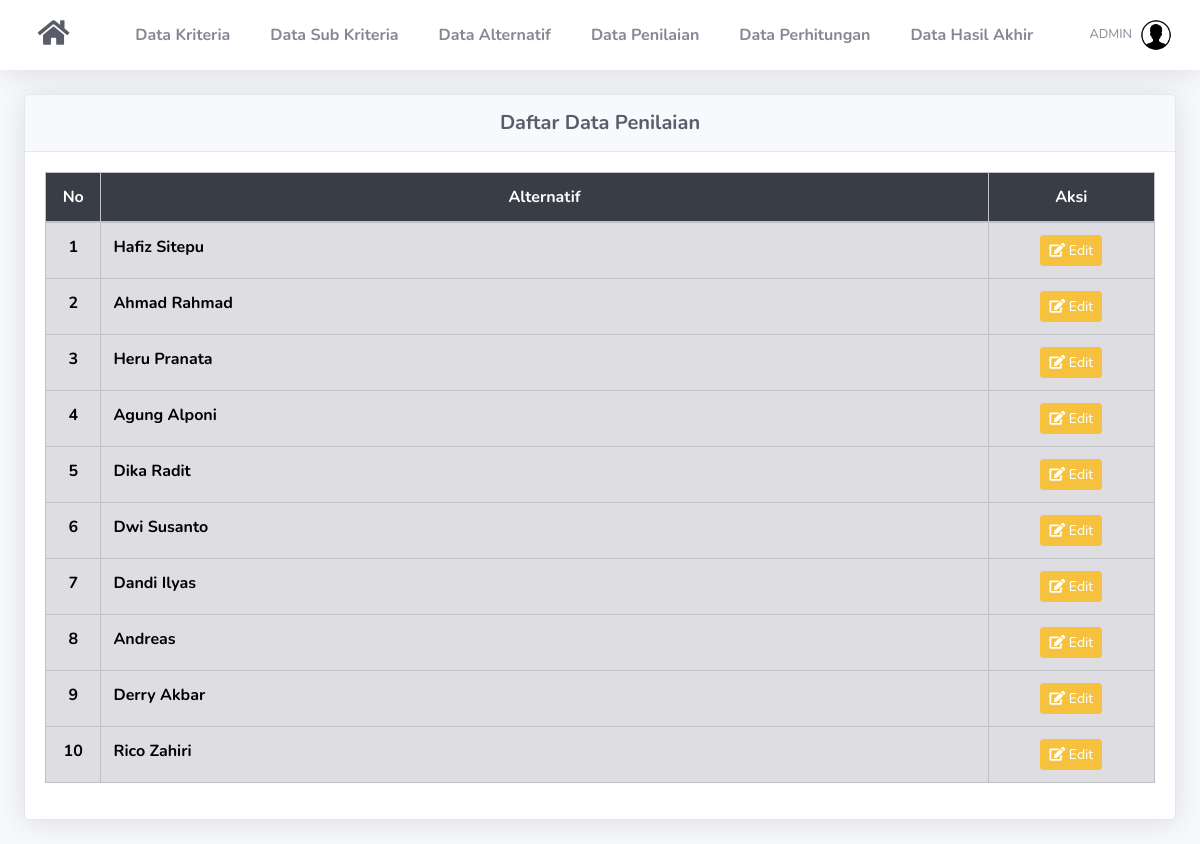
The app's page /list-penilaian.php (signed in) with its own data.
### tables this page shows
CREATE TABLE `alternatif` (
  `id_alternatif` int(11) NOT NULL,
  `nama` varchar(100) NOT NULL
);

### list-penilaian.php (the view, shortened to what this page needs)
<?php require_once('includes/init.php'); ?>
<?php
require_once('template/header.php');
?>
<div class="card shadow mb-4">
    <div class="card-header py-3">
        <h5 class="m-0 font-weight-bold text-center text-dark"> Daftar Data Penilaian</h5>
    </div>
	<div class="card-body">
		<div class="table-responsive">
			<table class="table table-bordered font-weight-bold text-black table-secondary" id="dataTable" width="100%" cellspacing="0" style="color:black">
				<thead class="bg-info text-white">
					<tr align="center" style="background-color:#393E46;">
						<th width="5%">No</th>
						<th>Alternatif</th>
						<th width="15%">Aksi</th>
					</tr>
				</thead>
				<tbody>
					<?php
					$no=1;
					$query = mysqli_query($koneksi,"SELECT * FROM alternatif");
					while($data = mysqli_fetch_array($query)){
					?>
					<tr align="center">
						<td><?=$no ?></td>
						<td align="left"><?= $data['nama'] ?></td>
						<?php
						$id_alternatif = $data['id_alternatif'];
						$q = mysqli_query($koneksi,"SELECT * FROM penilaian WHERE id_alternatif='$id_alternatif'");
						$cek_tombol = mysqli_num_rows($q);
						?>
						<td>
						<?php if ($cek_tombol==0) { ?>
						<a data-toggle="modal" href="#set<?= $data['id_alternatif'] ?>" class="btn btn-success btn-sm"><i class="fa fa-plus"></i> Input</a>
						<?php } else { ?>
						<a data-toggle="modal" href="#edit<?= $data['id_alternatif'] ?>" class="btn btn-warning btn-sm"><i class="fa fa-edit"></i> Edit</a>
						<?php } ?>
						</td>
					</tr>
					<?php
					$no++;
					}
					?>
				</tbody>
			</table>
		</div>
	</div>
</div>
<?php
require_once('template/footer.php');
?>

### records on screen
alternatif: nama "Hafiz Sitepu"
alternatif: nama "Ahmad Rahmad"
alternatif: nama "Heru Pranata"
alternatif: nama "Agung Alponi"
alternatif: nama "Dika Radit"
alternatif: nama "Dwi Susanto"
alternatif: nama "Dandi Ilyas"
alternatif: nama "Andreas"
alternatif: nama "Derry Akbar"
alternatif: nama "Rico Zahiri"

### other values on screen
$_SESSION['username'] "ADMIN"
